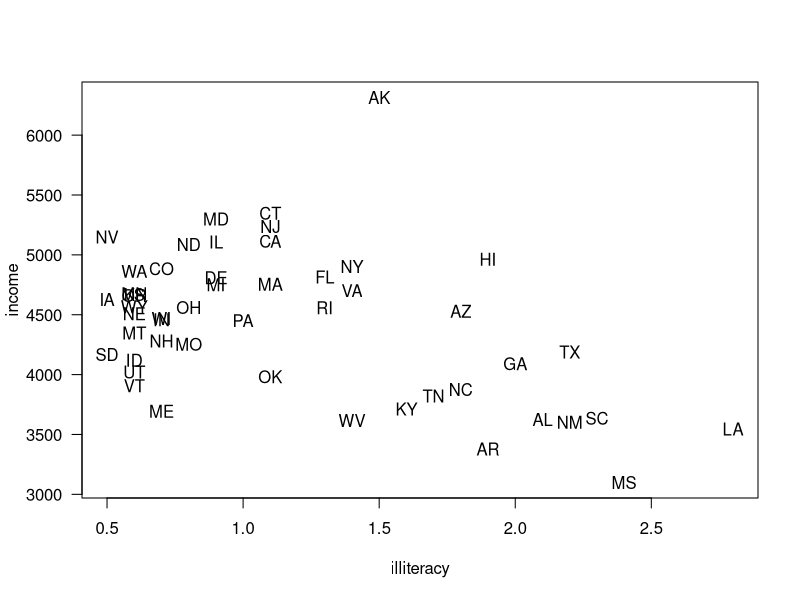
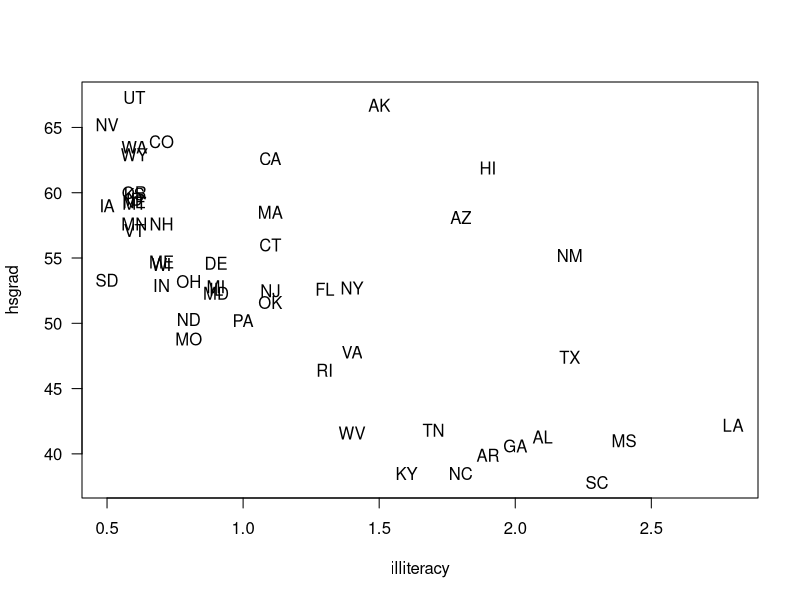
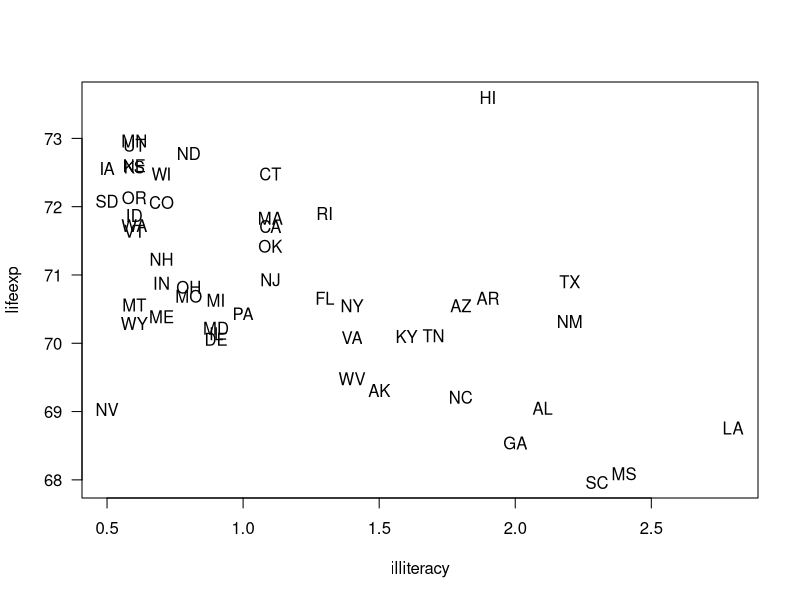
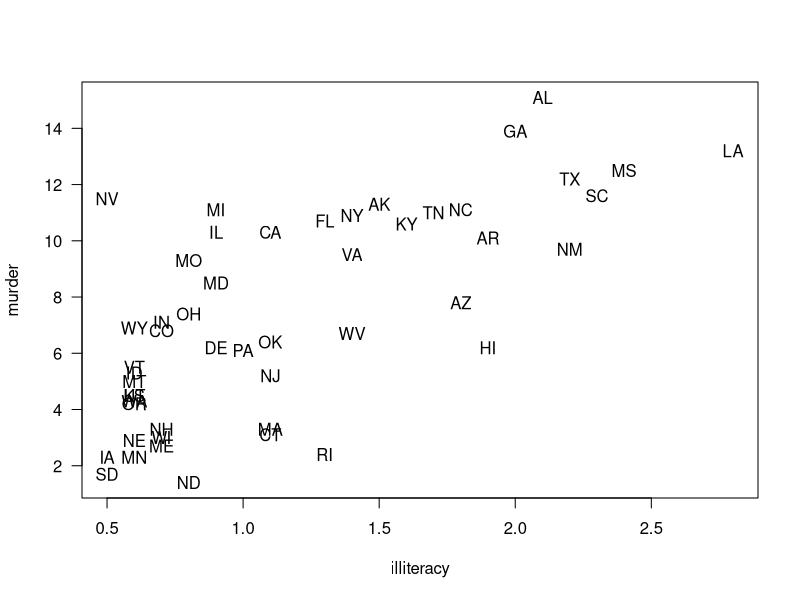
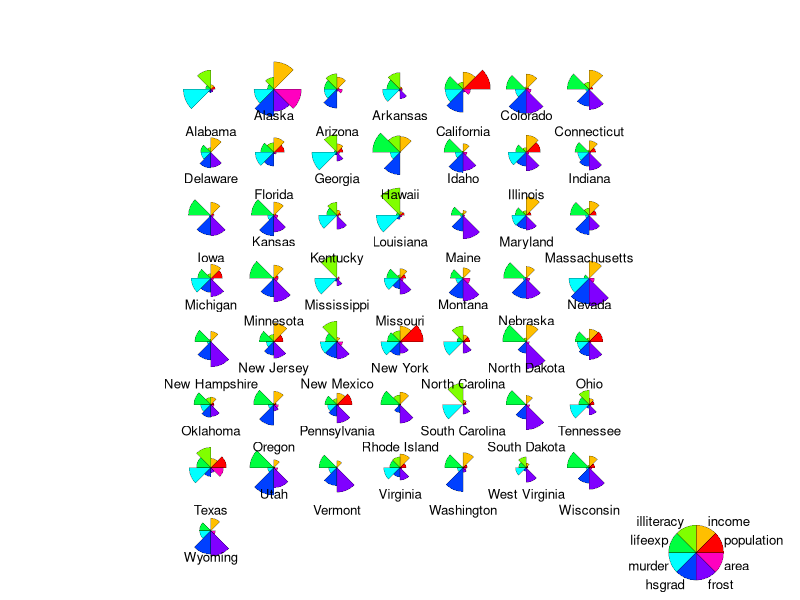

Recreate these plots in R, in order. (Note: this script raises an error after producing the figures.)
## ---- chunk 1
knitr::opts_chunk$set(echo = TRUE)
library(ggplot2)
## ---- chunk 2
statedata = as.data.frame(state.x77)
names(statedata)=
c("population","income","illiteracy","lifeexp","murder","hsgrad","frost","area")
attach(statedata)
## ---- chunk 3
#par(mfrow = c(2,2))
plot(illiteracy, income, las = 1, bg = "blue", pch="")
text(illiteracy, income, labels = state.abb)
cor(illiteracy, income, method = "spearman")
## ---- chunk 4
plot(illiteracy, hsgrad, las = 1, bg = "red", pch="")
text(illiteracy, hsgrad, labels = state.abb)
cor(illiteracy, hsgrad, method = "spearman")
## ---- chunk 5
plot(illiteracy, lifeexp, las = 1, bg = "seagreen", pch = "")
text(illiteracy, lifeexp, labels = state.abb)
cor(illiteracy, lifeexp, method = "spearman")
## ---- chunk 6
plot(illiteracy, murder, las = 1, bg = "black", pch = "")
text(illiteracy, murder, labels = state.abb)
cor(illiteracy, murder, method = "spearman")

## ---- chunk 7
palette(rainbow(8))
stars(statedata, draw.segments = T, nrow = 8, 
      key.loc = c(20,1.5))
## ---- chunk 8
sta <- cbind(state.abb, statedata, state.region)
colnames(sta)[1] <- "State" # Rename first column
colnames(sta)[10] <- "Region" # Rename the 10th column
sta$region <- tolower(state.name) # Lowercase states' names
states <- map_data("state") # Extract state data
map <- merge(states, sta, by = "region", all.x = T) # Merge states and state.x77 data
map <- map[order(map$order), ] # Must order first
ggplot(map, aes(x = long, y = lat, group = group)) +
geom_polygon(aes(fill = murder), ) +
geom_path() +
scale_fill_gradientn(colours = rev(heat.colors(10))) +
coord_map() +
labs(x = "Longitude", y = "Latitude") +
guides(fill = guide_legend(title = "Murder Rate"))
## ---- chunk 9
pcUS = prcomp(statedata, center = TRUE, scale = TRUE)
options(digits = 3)
summary(pcUS)

## ---- chunk 10
biplot(pcUS, pc.biplot = TRUE, las = 1, cex = 0.5, col = c("black", "cyan4"))
